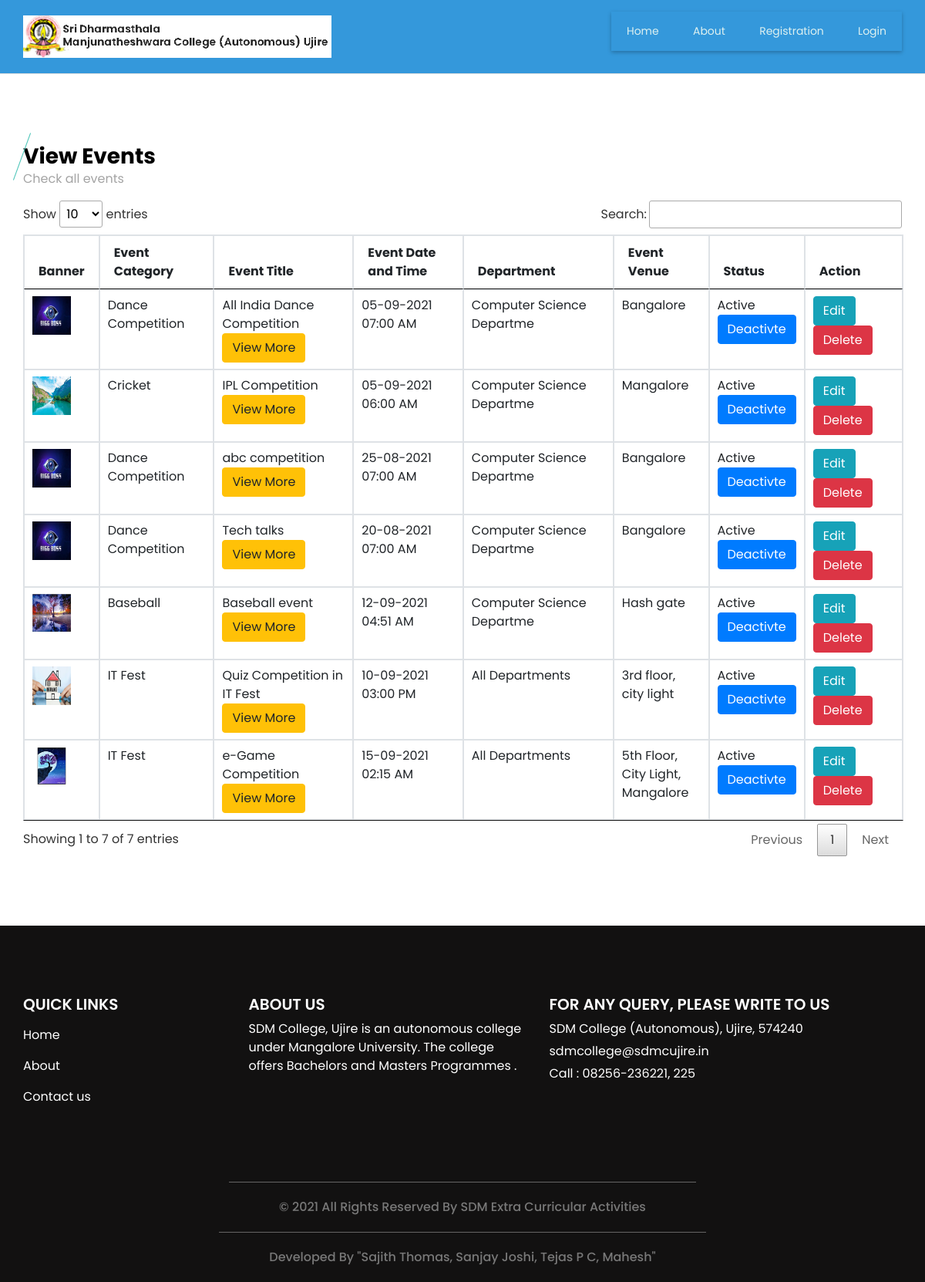
The page /viewevent.php on the database as committed earlier.
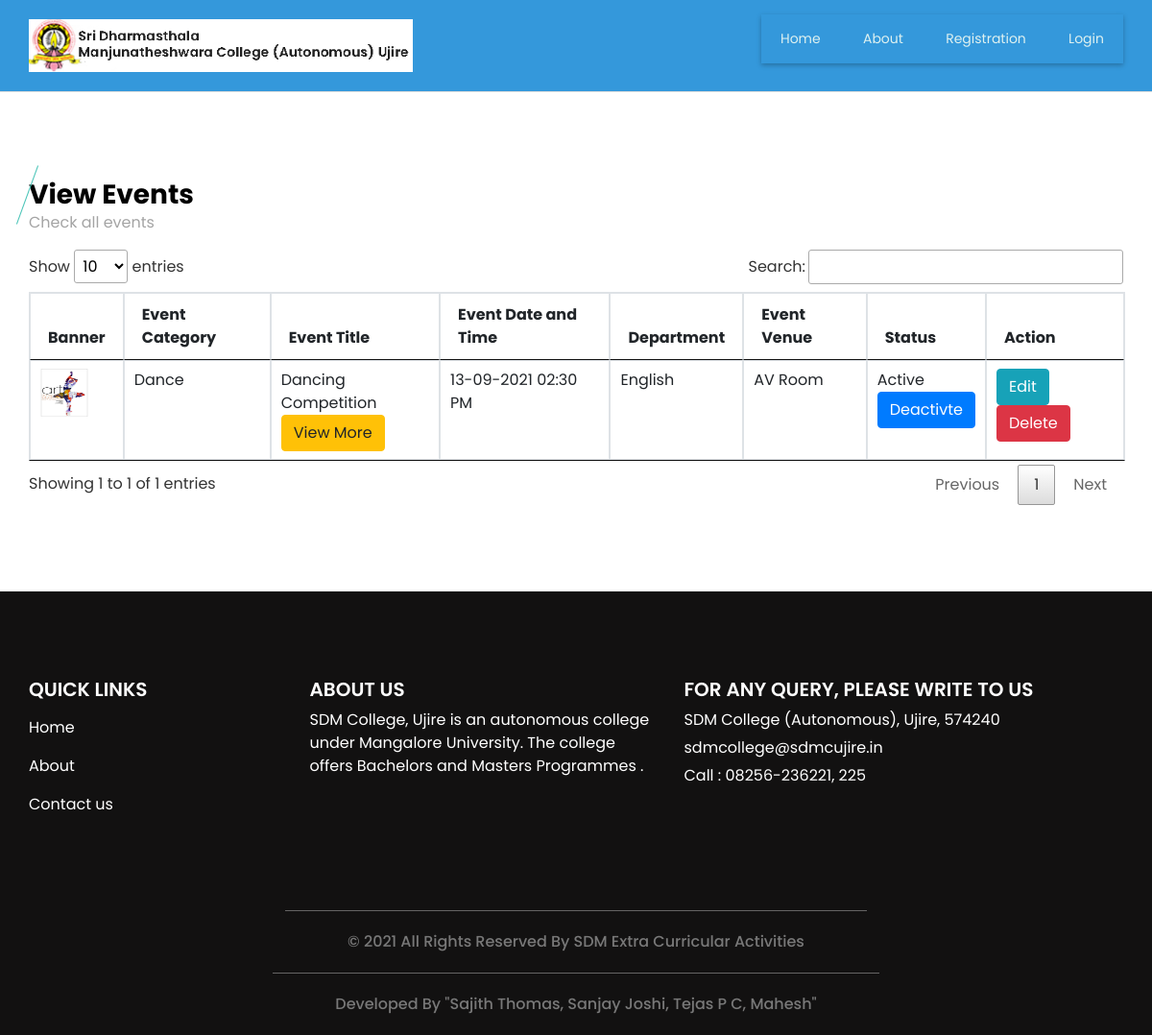
The same page on the database as committed later.
### tables this page shows
CREATE TABLE `event` (
  `event_id` bigint(20) NOT NULL,
  `event_type_id` int(11) NOT NULL,
  `event_participation_type` varchar(25) NOT NULL COMMENT 'Single, Team',
  `no_of_participants` int(11) NOT NULL,
  `event_title` varchar(300) NOT NULL,
  `event_description` text NOT NULL,
  `event_rules` text NOT NULL,
  `event_banner` varchar(300) NOT NULL,
  `department_id` int(11) NOT NULL,
  `club_id` int(11) NOT NULL,
  `course_id` text NOT NULL,
  `st_class` text NOT NULL,
  `event_date_time` datetime NOT NULL,
  `event_venue` text NOT NULL,
  `staff_id` int(11) NOT NULL,
  `participation_limit` int(11) NOT NULL,
  `event_status` varchar(10) NOT NULL
);

CREATE TABLE `event_type` (
  `event_type_id` int(11) NOT NULL,
  `event_type` varchar(30) NOT NULL,
  `event_type_info` text NOT NULL,
  `event_type_status` varchar(10) NOT NULL
);

CREATE TABLE `department` (
  `department_id` int(11) NOT NULL,
  `department` varchar(25) NOT NULL,
  `department_detail` text NOT NULL,
  `department_status` varchar(10) NOT NULL
);

### viewevent.php (the view, shortened to what this page needs)
<?php
include("header.php");
?>
  <section class="event_section layout_padding">
    <div class="container">
      <div class="heading_container">
        <h3>
         View Events
        </h3>
        <p>
         Check all events
        </p>
      </div>
      <div class="event_container">
        <div class="">
<table id="datatableplugin" class="table table-bordered">
	<thead>
		<tr>
			<th>Banner</th>
			<th>Event Category</th>
			<th>Event Title</th>
			<th>Event Date and Time</th>
			<th>Department</th>
			<th>Event Venue</th>
			<th>Status</th>
			<th>Action</th>
		</tr>
	</thead>
	<tbody>
		<?php
		$sqlview = "SELECT event.*,department.department,event_type.event_type FROM  event LEFT JOIN department ON event.department_id=department.department_id LEFT JOIN event_type ON event.event_type_id=event_type.event_type_id";
		$qsqlview = mysqli_query($con,$sqlview);
		while($rsview = mysqli_fetch_array($qsqlview))
		{
			echo "<tr>
				<td>";
			if($rsview['event_banner'] == "")
			{
				echo "<img src='images/noimage.jpg' style='width: 75px;height: 75px;'>";
			}
			else if(file_exists("imgbanner/" . $rsview['event_banner']))
			{
				echo "<img src='imgbanner/$rsview[event_banner]' style='width: 50px;height: 50px;'>";
			}
			else
			{
				echo "<img src='images/noimage.jpg' style='width: 75px;height: 75px;'>";
			}
			echo "</td>
				<td>$rsview[event_type]</td>
				<td>$rsview[event_title]";
			echo "<br><a href='event_more_det.php?event_id=$rsview[0]' class='btn btn-warning' target='_blank'>View More</a>";
			echo "</td>
				<td>" . date("d-m-Y h:i A",strtotime($rsview['event_date_time'])) . "</td>
				<td>";
			if($rsview['department_id'] == 0)
			{
				echo "All Departments";
			}
			else
			{
				echo $rsview['department'];
			}
			echo "</td>
				<td>$rsview[event_venue]</td>
				<td>$rsview[event_status] <br>";
				if($rsview['event_status'] == "Active")
				{
					echo "<a href='viewevent.php?st=Inactive&acid=$rsview[event_id]' class='btn btn-primary' onclick='return confirmst()' >Deactivte</a>";
				}
				else
				{
					echo "<a href='viewevent.php?st=Active&acid=$rsview[event_id]' class='btn btn-secondary' onclick='return confirmst()'  >Activate</a>";
				}
			echo"<td>
				<a href='addevent.php?editid=$rsview[event_id]' class='btn btn-info'>Edit</a>
				<a href='viewevent.php?delid=$rsview[event_id]' class='btn btn-danger' onclick='return confirmdel()' >Delete</a>
				</td>
			</tr>";
		}
		?>
	</tbody>
</table>
        </div>
      </div>
    </div>
  </section>
<?php
include("footer.php");
?>

Rows that differ between the two databases and show on the page:
removed event: event_banner (picture), event_type.event_type "Dance Competition", event_title "All India Dance Competition", event_date_time "05-09-2021 07:00 AM", department.department "Computer Science Departme", event_venue "Bangalore", event_status "Active"
removed event: event_banner (picture), event_type.event_type "Cricket", event_title "IPL Competition", event_date_time "05-09-2021 06:00 AM", department.department "Computer Science Departme", event_venue "Mangalore", event_status "Active"
removed event: event_banner (picture), event_type.event_type "Dance Competition", event_title "abc competition", event_date_time "25-08-2021 07:00 AM", department.department "Computer Science Departme", event_venue "Bangalore", event_status "Active"
removed event: event_banner (picture), event_type.event_type "Dance Competition", event_title "Tech talks", event_date_time "20-08-2021 07:00 AM", department.department "Computer Science Departme", event_venue "Bangalore", event_status "Active"
removed event: event_banner (picture), event_type.event_type "Baseball", event_title "Baseball event", event_date_time "12-09-2021 04:51 AM", department.department "Computer Science Departme", event_venue "Hash gate", event_status "Active"
removed event: event_banner (picture), event_type.event_type "IT Fest", event_title "Quiz Competition in IT Fest", event_date_time "10-09-2021 03:00 PM", shows "All Departments", event_venue "3rd floor, city light", event_status "Active"
removed event: event_banner (picture), event_type.event_type "IT Fest", event_title "e-Game Competition", event_date_time "15-09-2021 02:15 AM", shows "All Departments", event_venue "5th Floor, City Light, Mangalore", event_status "Active"
added event: event_banner (picture), event_type.event_type "Dance", event_title "Dancing Competition", event_date_time "13-09-2021 02:30 PM", department.department "English", event_venue "AV Room", event_status "Active"
Other text that changed with them:
text written by a page script: "Show entries Search: Showing 1 to 7 of 7 entries Previous 1 Next" → "Show entries Search: Showing 1 to 1 of 1 entries Previous 1 Next"
